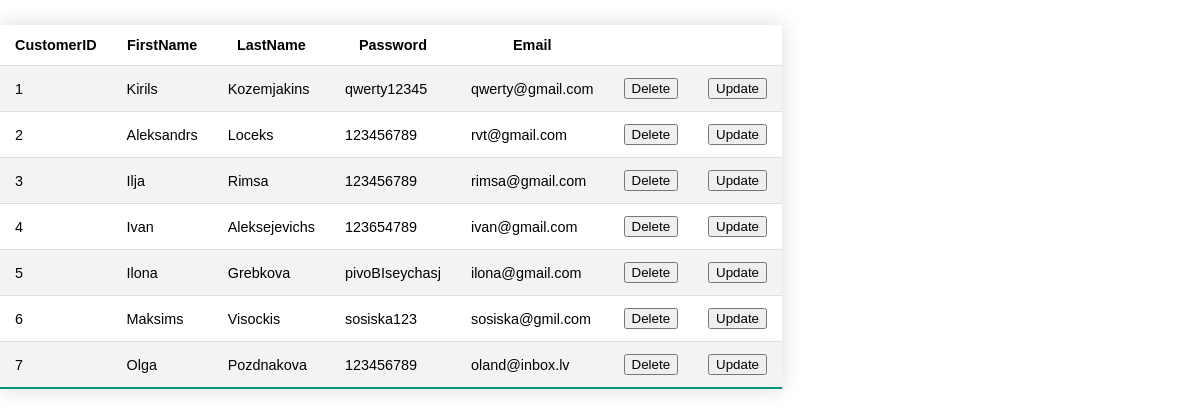
The page /user_data.php on the database its author committed.
### tables this page shows
CREATE TABLE IF NOT EXISTS `customer` (
  `CustomerID` int NOT NULL AUTO_INCREMENT,
  `FirstName` varchar(50) DEFAULT NULL,
  `LastName` varchar(50) DEFAULT NULL,
  `Password` varchar(50) DEFAULT NULL,
  `Email` varchar(50) DEFAULT NULL,
  `Access` int DEFAULT '0',
  PRIMARY KEY (`CustomerID`)
);

### user_data.php (the view, shortened to what this page needs)
<!DOCTYPE html>
<html>
<head>
	<link rel="stylesheet" href="css\user_data.css">
</head>
<body>
    <table class="styled-table">
        <tr>
            <th>CustomerID</th>
            <th>FirstName</th>
            <th>LastName</th>
            <th>Password</th>
            <th>Email</th>
            <th></th>
            <th></th>
        </tr>
        <?php
        $host = "127.0.0.1";
        $dbname = "booking";
        $username = "root";
        $password = "password";
        try {
            $conn = new PDO("mysql:host=$host;dbname=$dbname", $username, $password);
            $conn->setAttribute(PDO::ATTR_ERRMODE, PDO::ERRMODE_EXCEPTION);
            $query = $conn->prepare("SELECT * FROM customer");
            $query->execute();
            $results = $query->fetchAll();
        } catch (PDOException $e) {
            echo 'Error: ' . $e->getMessage();
        }
        foreach ($results as $row) {
            echo "<tr><td>" . $row['CustomerID'] . "</td>";
            echo "<td>" . $row['FirstName'] . "</td>";
            echo "<td>" . $row['LastName'] . "</td>";
            echo "<td>" . $row['Password'] . "</td>";
            echo "<td>" . $row['Email'] . "</td>";
            echo "<td>";
            echo "<form action='FunctionsPHP\delete_user.php' method='post'>";
            echo "<input type='submit' value='Delete'>";
            echo "</form>";
            echo "</td>";
            echo "<td>";
            echo "<button class='ShowUpdateForm'>Update</button>";
            echo "</td></tr>";
        }
        ?>
    </table>
</body>
</html>

### css/admin/user_data.css (style rules this page uses)
* { box-sizing: border-box; }
body { margin: 0; font-family: "Roboto", sans-serif; }
.styled-table { border-collapse: collapse; margin: 25px 0; font-size: 0.9em; font-family: sans-serif; min-width: 400px; box-shadow: 0 0 20px rgba(0, 0, 0, 0.15); }
.styled-table th, .styled-table td { padding: 12px 15px; }
.styled-table tbody tr { border-bottom: 1px solid #dddddd; }
.styled-table tbody tr:nth-of-type(even) { background-color: #f3f3f3; }
.styled-table tbody tr:last-of-type { border-bottom: 2px solid #009879; }

### rows shown on the page
customer: CustomerID "1", FirstName "Kirils", LastName "Kozemjakins", Password "qwerty12345", Email "qwerty@gmail.com"
customer: CustomerID "2", FirstName "Aleksandrs", LastName "Loceks", Password "123456789", Email "rvt@gmail.com"
customer: CustomerID "3", FirstName "Ilja", LastName "Rimsa", Password "123456789", Email "rimsa@gmail.com"
customer: CustomerID "4", FirstName "Ivan", LastName "Aleksejevichs", Password "123654789", Email "ivan@gmail.com"
customer: CustomerID "5", FirstName "Ilona", LastName "Grebkova", Password "pivoBIseychasj", Email "ilona@gmail.com"
customer: CustomerID "6", FirstName "Maksims", LastName "Visockis", Password "sosiska123", Email "sosiska@gmil.com"
customer: CustomerID "7", FirstName "Olga", LastName "Pozdnakova", Password "123456789", Email "oland@inbox.lv"
